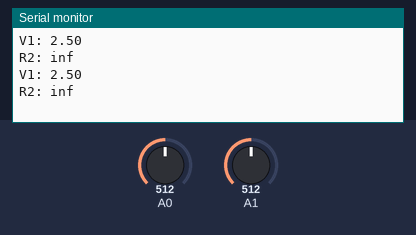
Simulated run of this sketch. Board: Arduino Uno, built with avr-gcc and run on an emulated ATmega328P. Shown: the last lines printed to the serial monitor. The inputs (shaded band) are chosen by the test bench; at power-on: A0 = 512, A1 = 512.

Above: at 1.8 s.
1.9 s: A0 set to 716
At 2.8 s:
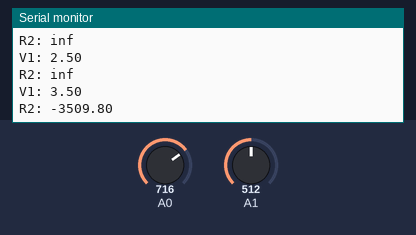
4.5 s: A1 set to 306
At 5.7 s:
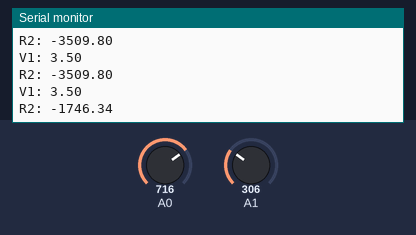
6.0 s: A0 set to 900
At 6.5 s:
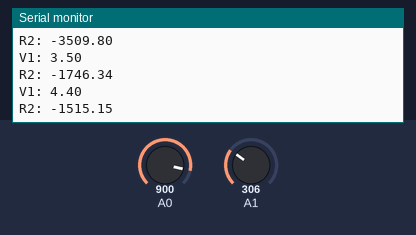
7.5 s: A1 set to 122
At 8.8 s:
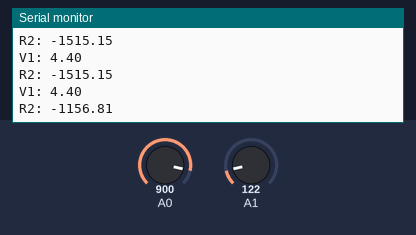
Timing chart, 0 to 10.0 s (numbered marks = the images above; inputs shaded):
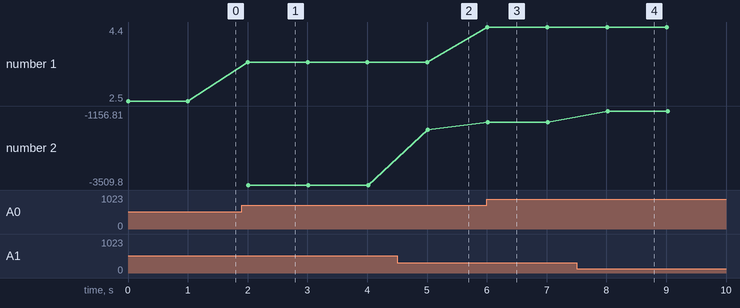

The sketch:

Arduino_Ohmmeter.ino
```cpp
//CONSTANT DECLARATIONS
const double R1 = 1000.0d;    //Constant 1 kOhm resistor

//VARIABLE DECLARATIONS
double Vs = 0.0d;            //Voltage Source from Arduino
double V1 = 0.0d;            //Voltage between R1 and R2
double R2 = 0.0d;            //Unknown resistor (to be measured)

//Set up I/O analog pins and Serial communication
void setup() {
  pinMode(A0, INPUT);
  pinMode(A1, INPUT);
  Serial.begin(9600);
}

void loop() {
  //Read source voltage, then map it to a range 0 to 5V
  Vs = analogRead(A1);
  Vs = _map(Vs, 0.0d, 1023.0d, 0.0d, 5.0d);

  //Read voltage between resistors R1 and R2, then map it to a range 0 to 5V
  V1 = analogRead(A0);
  V1 = _map(V1, 0.0d, 1023.0d, 0.0d, 5.0d);

  //Apply derived voltage division formula
  R2 = V1*R1/(Vs - V1);

  Serial.print("V1: ");
  Serial.println(V1);
  Serial.print("R2: ");
  Serial.println(R2);
  delay(1000);
}

//This function maps the value x within [in_min, in_max] and maps it to the range [out_min, out_max]
double _map(double x, double in_min, double in_max, double out_min, double out_max)
{
  return (x - in_min) * (out_max - out_min) / (in_max - in_min) + out_min;
}
```

Measured:
- after the input at 1.9 s, the serial monitor: prints a new line after 0.10 s (image 1)
- after the input at 4.5 s, the serial monitor: prints a new line after 0.52 s (image 2)
- after the input at 6.0 s, the serial monitor: prints a new line at once (image 3)
- after the input at 7.5 s, the serial monitor: prints a new line after 0.52 s (image 4)
- plotted number 1: 2.5 → 3.5 after the input at 1.9 s, 3.5 → 4.4 after the input at 6.0 s
- plotted number 2: -3509.8 → -1746.34 after the input at 4.5 s, -1746.34 → -1515.15 after the input at 6.0 s, -1515.15 → -1156.81 after the input at 7.5 s
